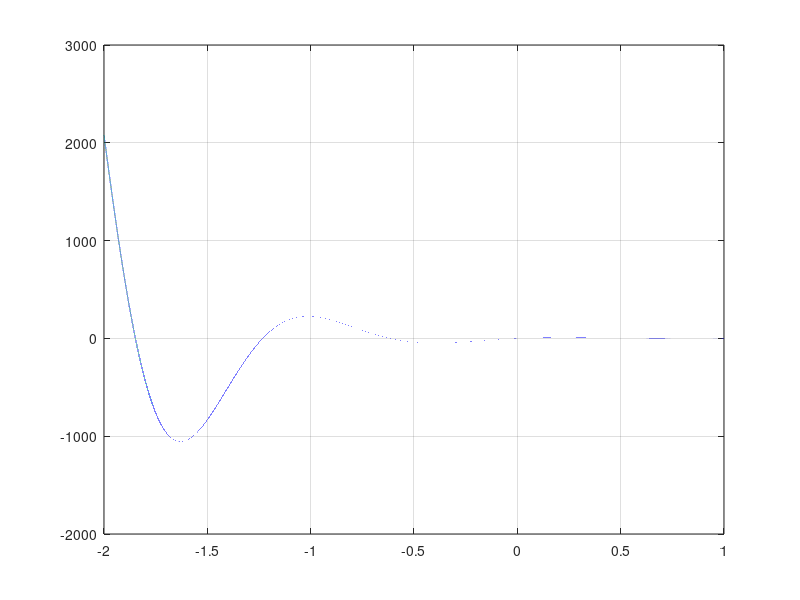

Write MATLAB code to recreate this figure. (Note: this script raises an error after producing the figure.)
clc
clear all;
f=inline('20.*exp(-2.5*t).*sin(5.1.*t)');
t=-2:0.00001:1;
i=f(t);
plot(t,i)
grid on
 
i0=0.2;
syms t
fp= diff(f(t));
fp = inline(fp);

i1=i0-f(i0)/fp(i0)
e=abs(i1-i0)
i2=i1-f(i1)/fp(i1)
e=abs(i2-i1)
i3=i2-f(i2)/fp(i2)
e=abs(i3-i2)
i4=i3-f(i3)/fp(i3)
e=abs(i4-i3)

fprintf('La raiz de la funcion es %f5.5 con un error de %f5.5\n',i4,e);
